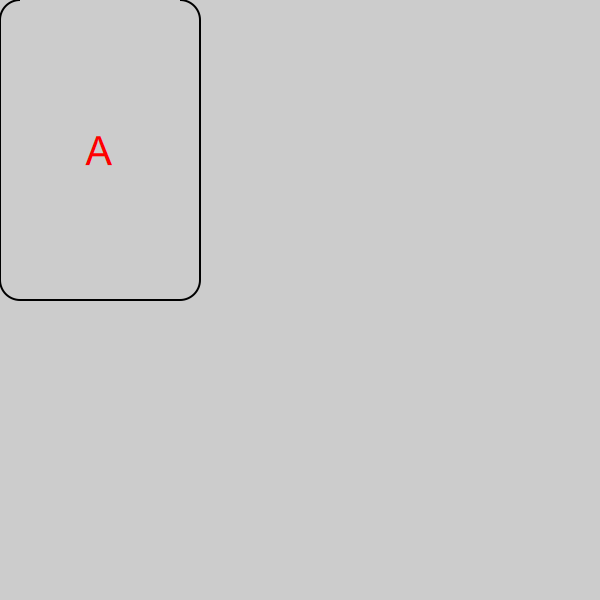

Write the Python code that produced this figure.
import cairo
import math

def draw_playing_card(output_path, width, height, corner_radius, symbol):
    # Create a Cairo surface
    surface = cairo.ImageSurface(cairo.Format.RGB24, 600, 600)
    ctx = cairo.Context(surface)
    ctx.set_source_rgb(0.8,0.8,0.8)
    ctx.paint()

    # Set line width and color (black)
    ctx.set_line_width(2)
    ctx.set_source_rgb(0, 0, 0)

    # Draw the rounded rectangle
    ctx.arc(width - corner_radius, corner_radius, corner_radius, -0.5 * math.pi, 0)
    ctx.arc(width - corner_radius, height - corner_radius, corner_radius, 0, 0.5 * math.pi)
    ctx.arc(corner_radius, height - corner_radius, corner_radius, 0.5 * math.pi, math.pi)
    ctx.arc(corner_radius, corner_radius, corner_radius, math.pi, 1.5 * math.pi)
    ctx.set_line_width(2)
    ctx.set_source_rgb(0, 0, 0)
    ctx.stroke()
    ctx.close_path()

    # Fill the rectangle
    ctx.fill_preserve()

    # Stroke the outline
    ctx.stroke()

    # Draw the symbol (letter 'A' for Ace in this case)
    ctx.set_source_rgb(1, 0, 0)  # Red color for the symbol
    ctx.set_font_size(40)
    ctx.select_font_face("Sans", cairo.FONT_SLANT_NORMAL, cairo.FONT_WEIGHT_NORMAL)
    text_extents = ctx.text_extents(symbol)
    x = (width - text_extents.width) / 2
    y = (height + text_extents.height) / 2
    ctx.move_to(x, y)
    ctx.show_text(symbol)

    # Save the PNG file
    surface.write_to_png(output_path)

if __name__ == "__main__":
    output_path = "daimond.png"
    width = 200
    height = 300
    corner_radius = 20
    symbol = "A"

    draw_playing_card(output_path, width, height, corner_radius, symbol)
